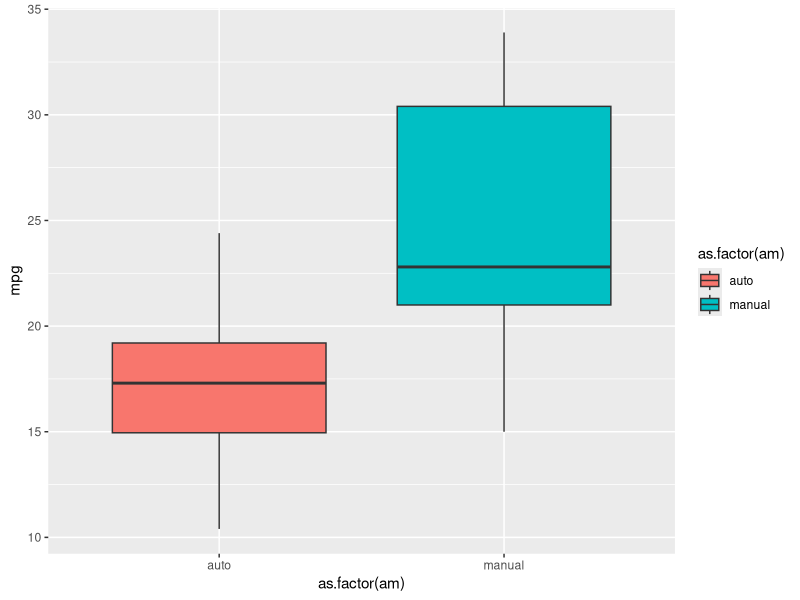
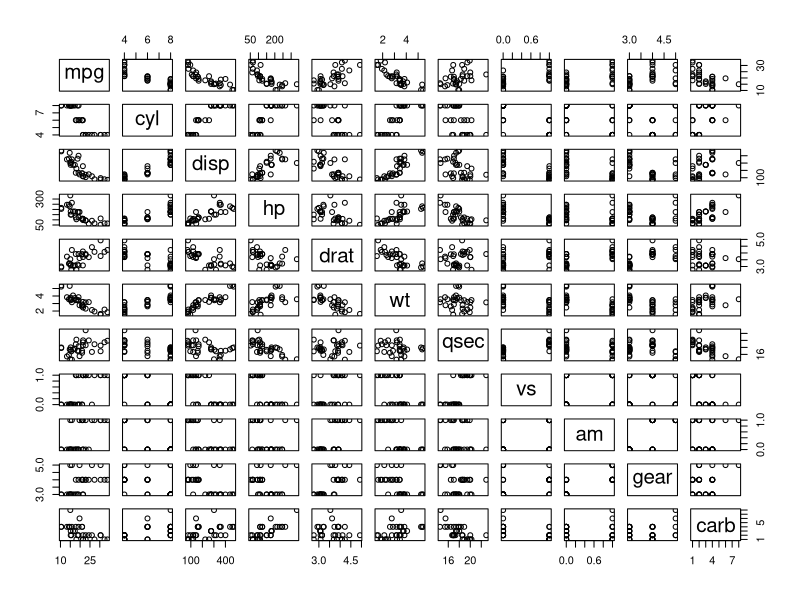
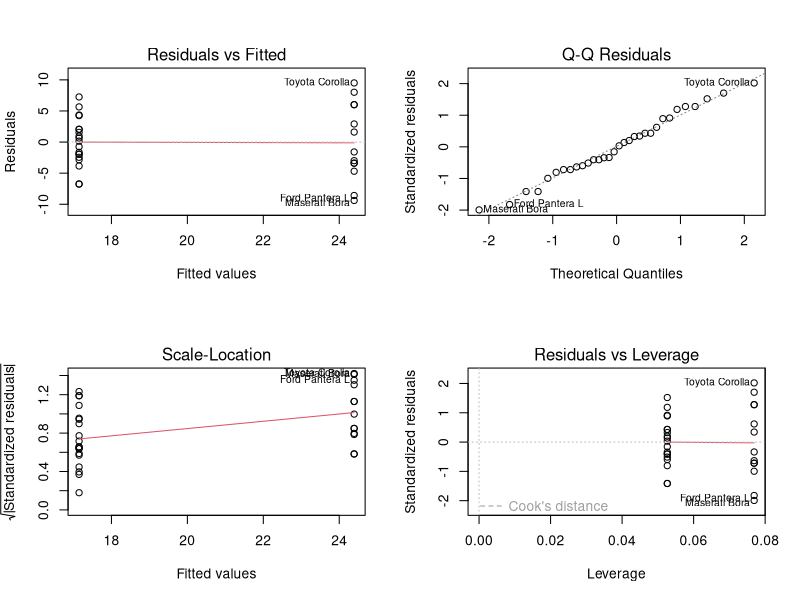
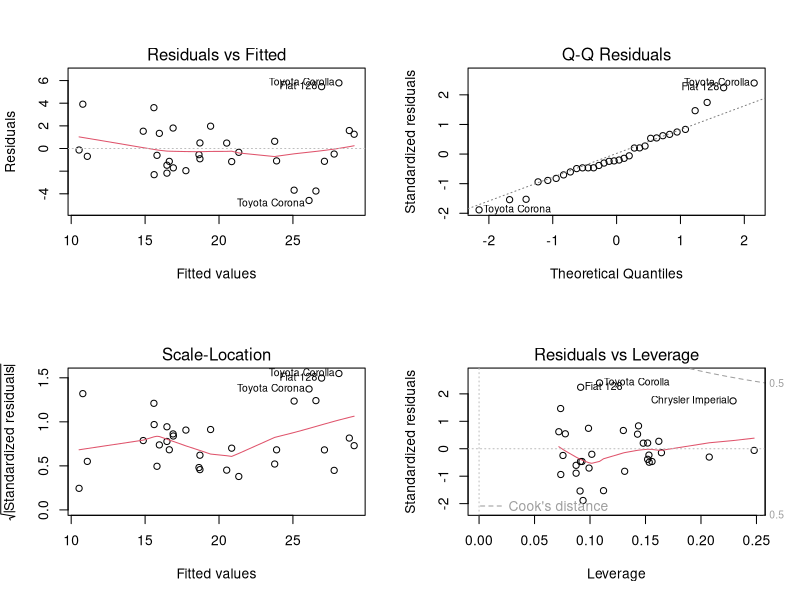

The R source for these figures, in order:
## ---- chunk 1
knitr::opts_chunk$set(echo = TRUE) 
## ---- chunk 2
data("mtcars")
carsdata=mtcars
#assign character values to am column so it doesn't affect the regression models and be more readable
carsdata$am<-ifelse(mtcars$am==1,"manual","auto")
carsdata$am<-as.factor(carsdata$am)

carsdata$gear<-as.factor(carsdata$gear)
carsdata$cyl<-as.factor(carsdata$cyl)
## ---- chunk 3
t.test(mpg~am,data = carsdata)
## ---- chunk 4
amModel<-lm(mpg~ am,data=carsdata)
summary(amModel)
## ---- chunk 5
wtModel<-lm(mpg~wt,data = carsdata)
allCorModel<-lm(mpg~ wt+cyl,data=carsdata)
allCorModel2<-lm(mpg~ wt+cyl+am,data=carsdata)
allVarModel<-lm(mpg~ .,data=carsdata)
anova(wtModel,allCorModel,allCorModel2,allVarModel)
## ---- chunk 6
library(ggplot2)
ggplot(data = carsdata,aes(x=as.factor(am),y=mpg,fill=as.factor(am)))+geom_boxplot()
## ---- chunk 7
pairs(mtcars,)
## ---- chunk 8
cor(mtcars$mpg,mtcars)
## ---- chunk 9
par(mfrow=c(2,2))
plot(amModel)
## ---- chunk 10
par(mfrow=c(2,2))
plot(allCorModel)
